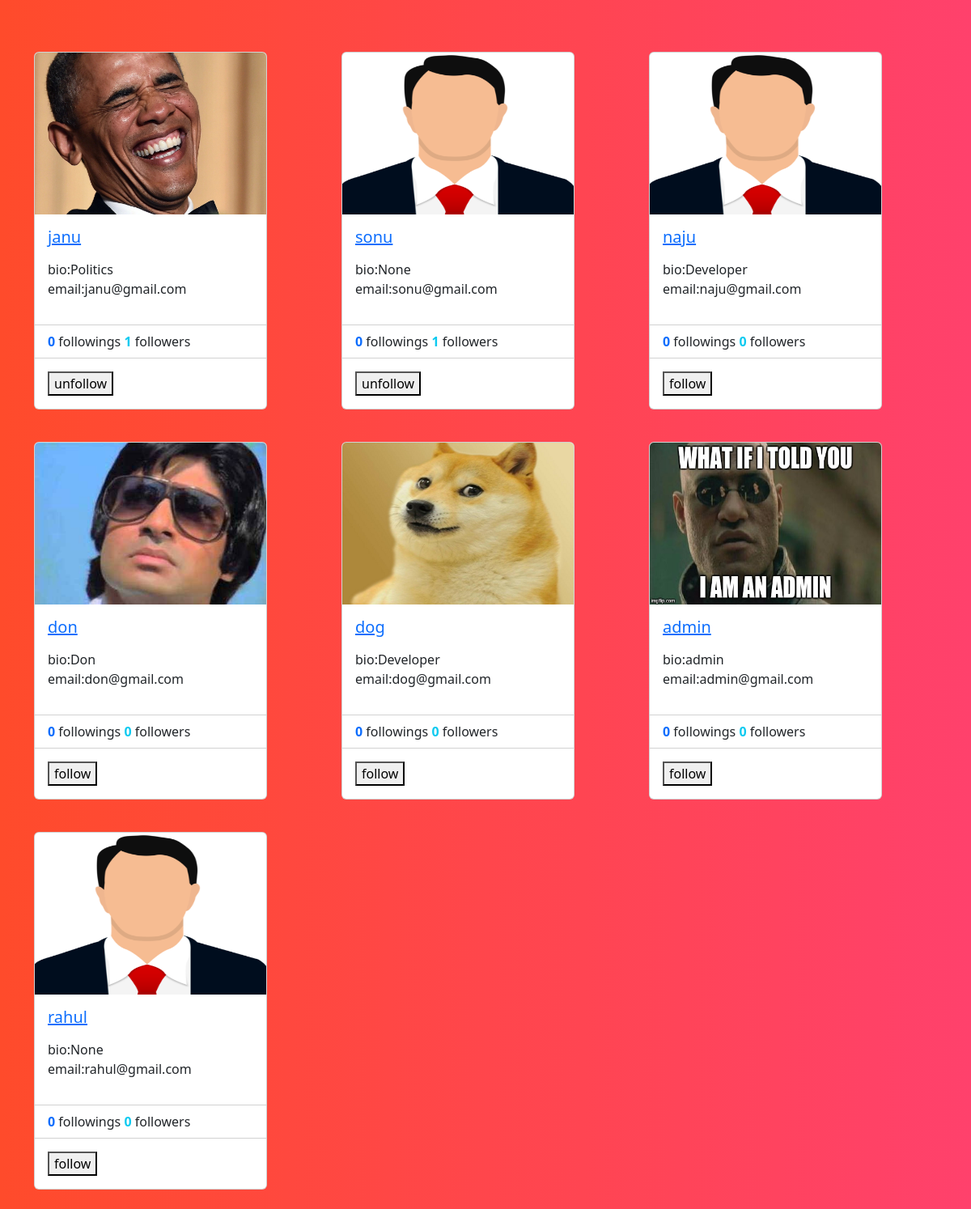
The page /profiles/all (signed in) on the database its author committed.
### social/models.py (models this page shows)
class UserProfile(models.Model):
    user=models.OneToOneField(User,on_delete=models.CASCADE,related_name="profile",null=True)
    address=models.CharField(max_length=200,null=True)
    phone=models.CharField(max_length=200,null=True)
    profile_pic=models.ImageField(upload_to="profilepics",null=True,blank=True)
    dob=models.DateField(null=True)
    bio=models.CharField(max_length=200,null=True)
    following=models.ManyToManyField("self",related_name="followed_by",symmetrical=False,null=True)
    block=models.ManyToManyField("self",related_name="blocked",symmetrical=False,null=True)
    def __str__(self):
        return self.user.username

### social/views.py (the view)
# urls.py: path('profiles/all',views.ProfileListView.as_view(),name="profile-list"),
@method_decorator(decs,name="dispatch")
class ProfileListView(View):
    def get(self,request,*args,**kwargs):
        qs=UserProfile.objects.all().exclude(user=request.user) #exclude will remove the loggedin user
        return render(request,"profile_list.html",{"data":qs})

### social/templates/profile_list.html (shortened to what this page needs)
<!DOCTYPE html>
{%load static%}
<html lang="en">
<head>
    <link href="https://cdn.jsdelivr.net/npm/bootstrap@5.3.2/dist/css/bootstrap.min.css" rel="stylesheet">
</head>
<body style="background: #FF416C;
background: -webkit-linear-gradient(to right, #FF4B2B, #FF416C);
background: linear-gradient(to right, #FF4B2B, #FF416C);">
<div class="container">
    <div class="row mt-5">
        {%for profile in data%}
            <div class="col-4 mt-3 mb-4">
                <div class="card" style="width: 18rem;">
                    {%if profile.profile_pic%}
                    <img src="{{profile.profile_pic.url}}" class="card-img-top" alt="..." height="200px">
                    {%else%}
                    <img src="{%static 'social/images/profilepic.png'%}" class="card-img-top" alt="..." height="200px">
                    {%endif%}
                    <div class="card-body">
                      <h5 class="card-title">
                        <a href="{%url 'profile-details' profile.id %}">{{profile}}</a>
                      </h5>
                      <p class="card-text">
                        <div>
                            bio:{{profile.bio}}
                        </div>
                       <div>
                        email:{{profile.user.email}}
                       </div>
                      </p>
                    </div>
                    <ul class="list-group list-group-flush">
                      <li class="list-group-item">
                       <span class="fw-bold text-primary"> {{profile.following.count}}</span> followings
                       <span class="fw-bold text-info">  {{profile.followed_by.count}}</span> followers </li>
                    </ul>
                    <div class="card-body">
                        <form action="{%url 'follow' profile.id %}" method="post">
                         {%if profile in request.user.profile.following.all %}
                            <button type="submit" name="action" value="unfollow">unfollow</button>
                         {%else%}
                           <button type="submit" name="action" value="follow">follow</button>
                         {%endif%}
                        </form>
                       </div>
                  </div>
            </div>
        {%endfor%}
    </div>
</div>
</body>
</html>

### rows shown on the page
UserProfile: profile_pic (picture), user.username "janu", bio "Politics", user.email "janu@gmail.com", following.count "0", followed_by.count "1", shows "unfollow"
UserProfile: user.username "sonu", bio "None", user.email "sonu@gmail.com", following.count "0", followed_by.count "1", shows "unfollow"
UserProfile: user.username "naju", bio "Developer", user.email "naju@gmail.com", following.count "0", followed_by.count "0"
UserProfile: profile_pic (picture), user.username "don", bio "Don", user.email "don@gmail.com", following.count "0", followed_by.count "0"
UserProfile: profile_pic (picture), user.username "dog", bio "Developer", user.email "dog@gmail.com", following.count "0", followed_by.count "0"
UserProfile: profile_pic (picture), user.username "admin", bio "admin", user.email "admin@gmail.com", following.count "0", followed_by.count "0"
UserProfile: user.username "rahul", bio "None", user.email "rahul@gmail.com", following.count "0", followed_by.count "0"
